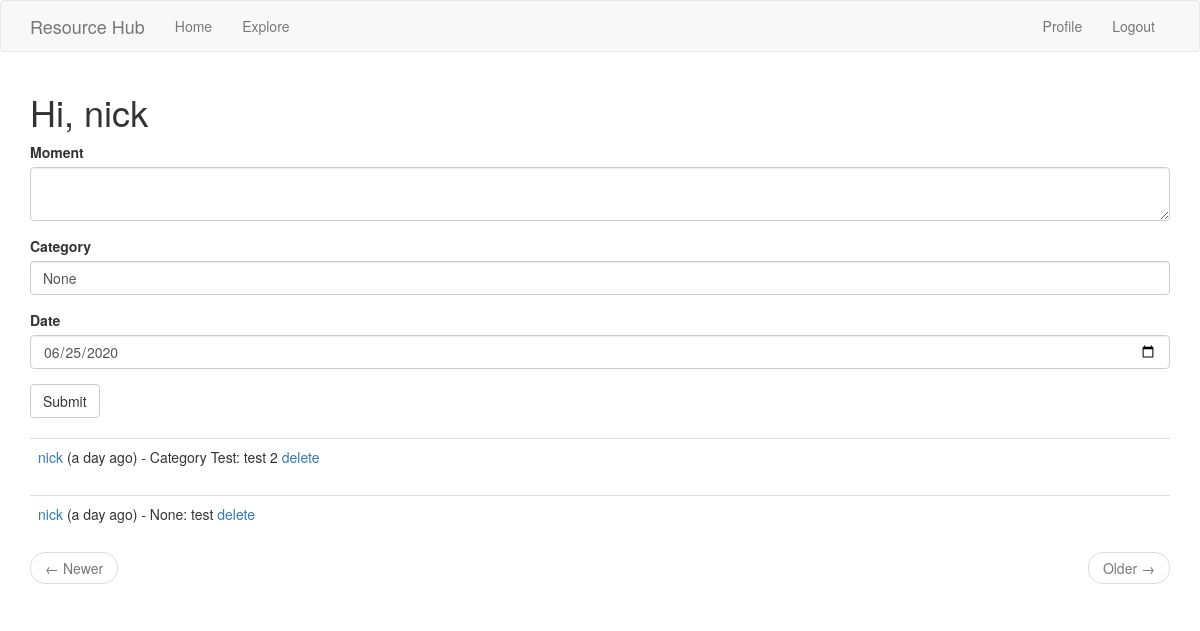
Before: /index (signed in) with the older database file.
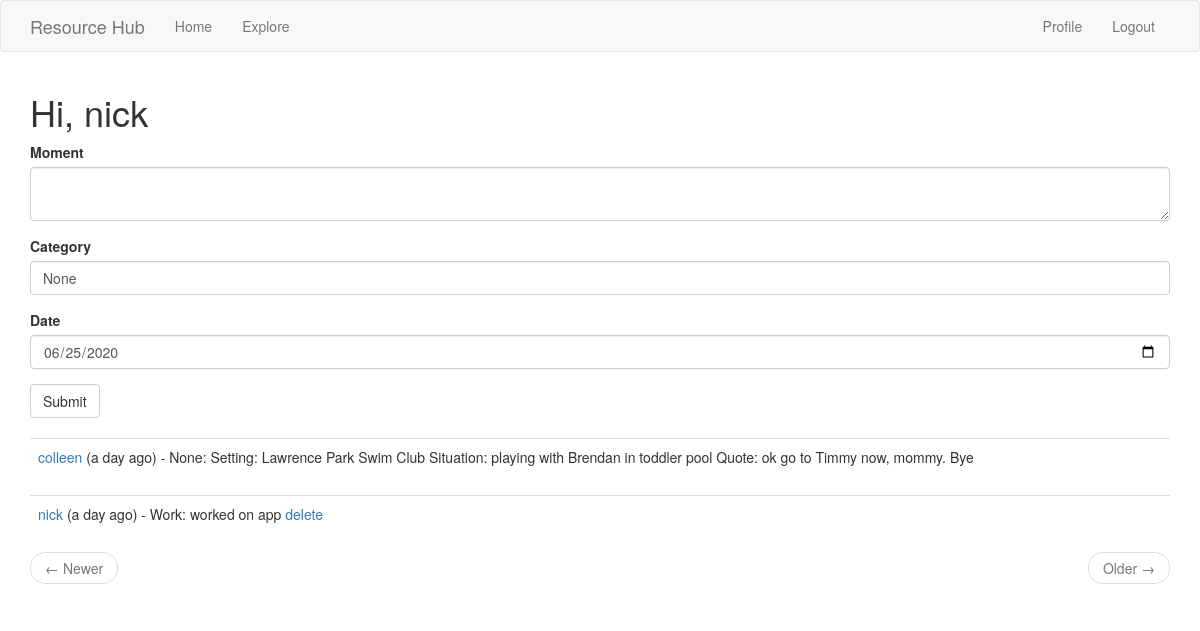
After: the same page with the newer database file.
### app/models.py (models this page shows, shortened)
class PaginatedAPIMixin(object):
    @staticmethod
    def to_collection_dict(query, page, per_page, endpoint, **kwargs):
        resources = query.paginate(page, per_page, False)
        data = {
            'items': [item.to_dict() for item in resources.items],
            '_meta': {
                'page': page,
                'per_page': per_page,
                'total_pages': resources.pages,
                'total_items': resources.total
            },
            '_links': {
                'self': url_for(endpoint, page=page, per_page=per_page,
                                **kwargs),
                'next': url_for(endpoint, page=page + 1, per_page=per_page,
                                **kwargs) if resources.has_next else None,
                'prev': url_for(endpoint, page=page - 1, per_page=per_page,
                                **kwargs) if resources.has_prev else None
            }
        }
        return data

class User(UserMixin, PaginatedAPIMixin, db.Model):
    id = db.Column(db.Integer, primary_key=True)
    username = db.Column(db.String(64), index=True, unique=True)
    email = db.Column(db.String(120), index=True, unique=True)
    password_hash = db.Column(db.String(128))
    posts = db.relationship('Post', backref='author', lazy='dynamic')
    about_me = db.Column(db.String(140))
    last_seen = db.Column(db.DateTime, default=datetime.utcnow)
    token = db.Column(db.String(32), index=True, unique=True)
    token_expiration = db.Column(db.DateTime)
    followed = db.relationship(
        'User', secondary=followers,
        primaryjoin=(followers.c.follower_id == id),
        secondaryjoin=(followers.c.followed_id == id),
        backref=db.backref('followers', lazy='dynamic'), lazy='dynamic')
    def followed_posts(self):
        followed = Post.query.join(
            followers, (followers.c.followed_id == Post.user_id)).filter(
                followers.c.follower_id == self.id)
        own = Post.query.filter_by(user_id=self.id)
        return followed.union(own).order_by(Post.timestamp.desc())

class Post(db.Model):
    id = db.Column(db.Integer, primary_key=True)
    body = db.Column(db.String(140))
    category = db.Column(db.String(25), nullable=True)
    eventdate = db.Column(db.DateTime, default=datetime.utcnow)
    timestamp = db.Column(db.DateTime, index=True, default=datetime.utcnow)
    user_id = db.Column(db.Integer, db.ForeignKey('user.id'))
    image = db.Column(db.String(255), nullable = True)

### app/main/routes.py (the view)
@bp.route('/', methods=['GET', 'POST'])
@bp.route('/index', methods=['GET', 'POST'])
@login_required
def index():
    form = PostForm()
    if form.validate_on_submit():
        post = Post(body=form.post.data, author=current_user, category=form.category.data, eventdate=form.eventdate.data)
        db.session.add(post)
        db.session.commit()
        flash('Moment added')
        return redirect(url_for('main.index'))
    page = request.args.get('page', 1, type=int)
    posts = current_user.followed_posts().paginate(
        page, current_app.config['POSTS_PER_PAGE'], False)
    next_url = url_for('main.index', page=posts.next_num) \
        if posts.has_next else None
    prev_url = url_for('main.index', page=posts.prev_num) \
        if posts.has_prev else None
    return render_template('index.html', title='Home', form=form,posts=posts.items, next_url=next_url,prev_url=prev_url)

### app/main/forms.py
class PostForm(FlaskForm):
    post = TextAreaField('Moment', validators=[DataRequired()])
    category = StringField('Category', default='None')
    eventdate = DateField('Date', default=datetime.today() )
    submit = SubmitField('Submit')

### app/main/routes.py (called while the page is built)
@bp.before_app_request
def before_request():
    if current_user.is_authenticated:
        current_user.last_seen = datetime.utcnow()
        db.session.commit()

### app/models.py (called while the page is built)
@login.user_loader
def load_user(id):
    return User.query.get(int(id))

### app/templates/index.html
{% extends "base.html" %}
{% import 'bootstrap/wtf.html' as wtf %}
{% block app_content %}
    <h1>Hi, {{ current_user.username }}</h1>
    {% if form %}
    {{ wtf.quick_form(form) }}
    <br>
    {% endif %}
    {% for post in posts %}
        {% include '_post.html' %}
    {% endfor %}
    <nav aria-label="...">
        <ul class="pager">
            <li class="previous{% if not prev_url %} disabled{% endif %}">
                <a href="{{ prev_url or '#' }}">
                    <span aria-hidden="true">&larr;</span> Newer
                </a>
            </li>
            <li class="next{% if not next_url %} disabled{% endif %}">
                <a href="{{ next_url or '#' }}">
                    Older <span aria-hidden="true">&rarr;</span>
                </a>
            </li>
        </ul>
    </nav>
{% endblock %}

### app/templates/base.html (shortened to what this page needs)
{% extends 'bootstrap/base.html' %}
{% block navbar %}
    <html lang="en">
    <nav class="navbar navbar-default">
        <div class="container">
            <div class="navbar-header">
                <a class="navbar-brand" href="{{ url_for('main.index') }}">Resource Hub</a>
            </div>
            <div class="collapse navbar-collapse" id="bs-example-navbar-collapse-1">
                <ul class="nav navbar-nav">
                    {% if current_user.is_anonymous %}
                    <li><a href="{{ url_for('main.index') }}">Home</a></li>
                    {% else %}
                    <li><a href="{{ url_for('main.index') }}">Home</a></li>
                    <li><a href="{{ url_for('main.explore') }}">Explore</a></li>
                    {% endif %}
                </ul>
                <ul class="nav navbar-nav navbar-right">
                    {% if current_user.is_anonymous %}
                    <li><a href="{{ url_for('auth.login') }}">Login</a></li>
                    {% else %}
                    <li><a href="{{ url_for('main.user', username=current_user.username) }}">Profile</a></li>
                    <li><a href="{{ url_for('auth.logout') }}">Logout</a></li>
                    {% endif %}
                </ul>
            </div>
        </div>
    </nav>
{% endblock %}
{% block content %}
    <div class="container">
{% block app_content %}
{% endblock %}
    </div>
{% endblock %}

### app/templates/_post.html (shortened to what this page needs)
<table class="table table-hover">
        <tr>
            <td>
            {{ user_link }} ({{ moment(post.eventdate).fromNow() }}) - {{post.category}}: {{ post.body }}
            {% if post.author.username == current_user.username %}
                 <a href="{{ url_for('main.deletenote', id=post.id) }}">delete</a>
            {% endif %}
            </td>
        </tr>
    </table>

Changed rows visible on the page:
removed Post: user_link "nick", eventdate "a day ago", category "Category Test", body "test 2"
removed Post: user_link "nick", eventdate "a day ago", category "None", body "test"
added Post: user_link "colleen", eventdate "a day ago", category "None", body "Setting: Lawrence Park Swim Club Situation: playing with Brendan in toddler pool Quote: ok go to Timmy now, mommy. Bye"
added Post: user_link "nick", eventdate "a day ago", category "Work", body "worked on app"
